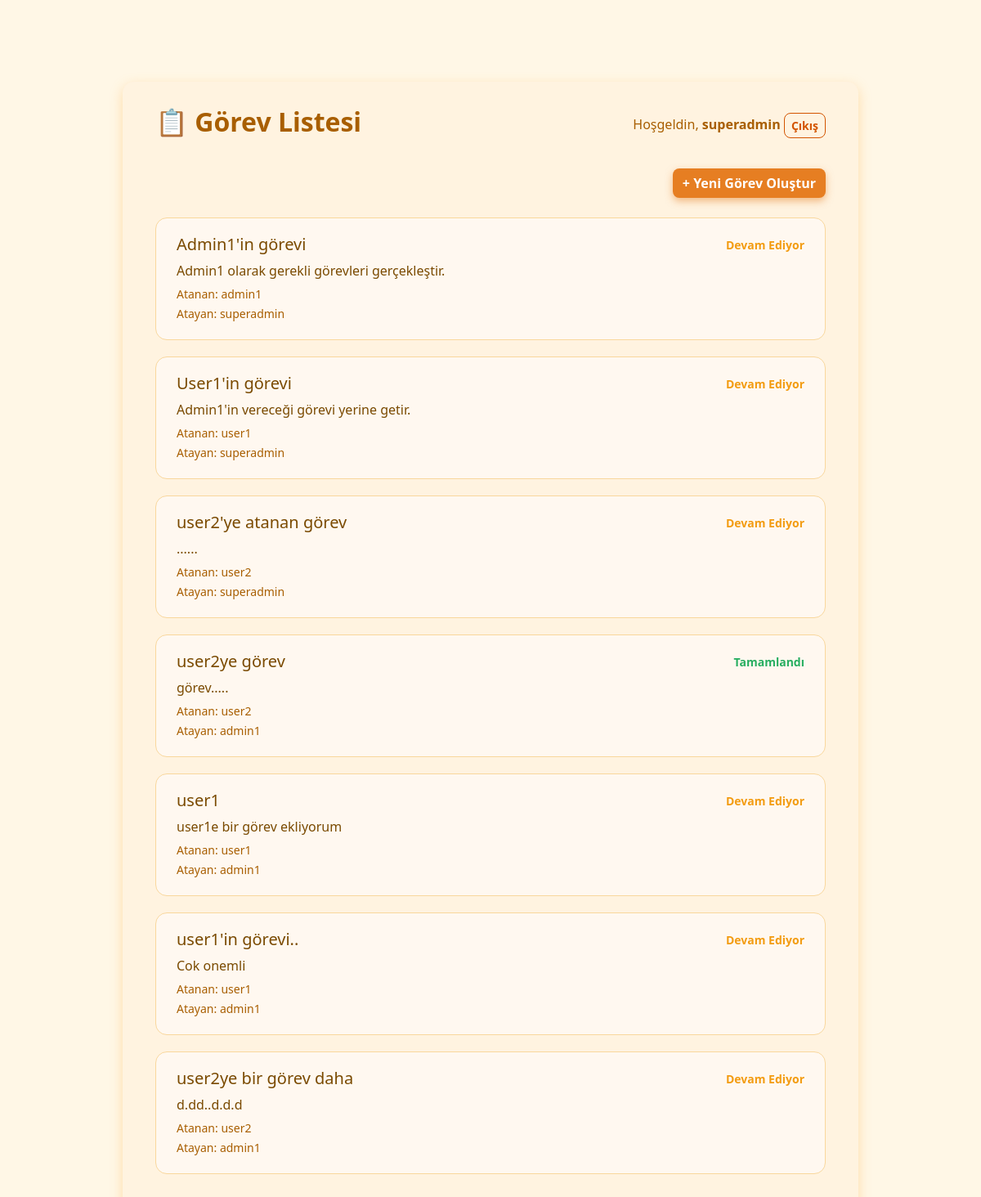
Page /tasks/ (signed in) on the earlier database version.
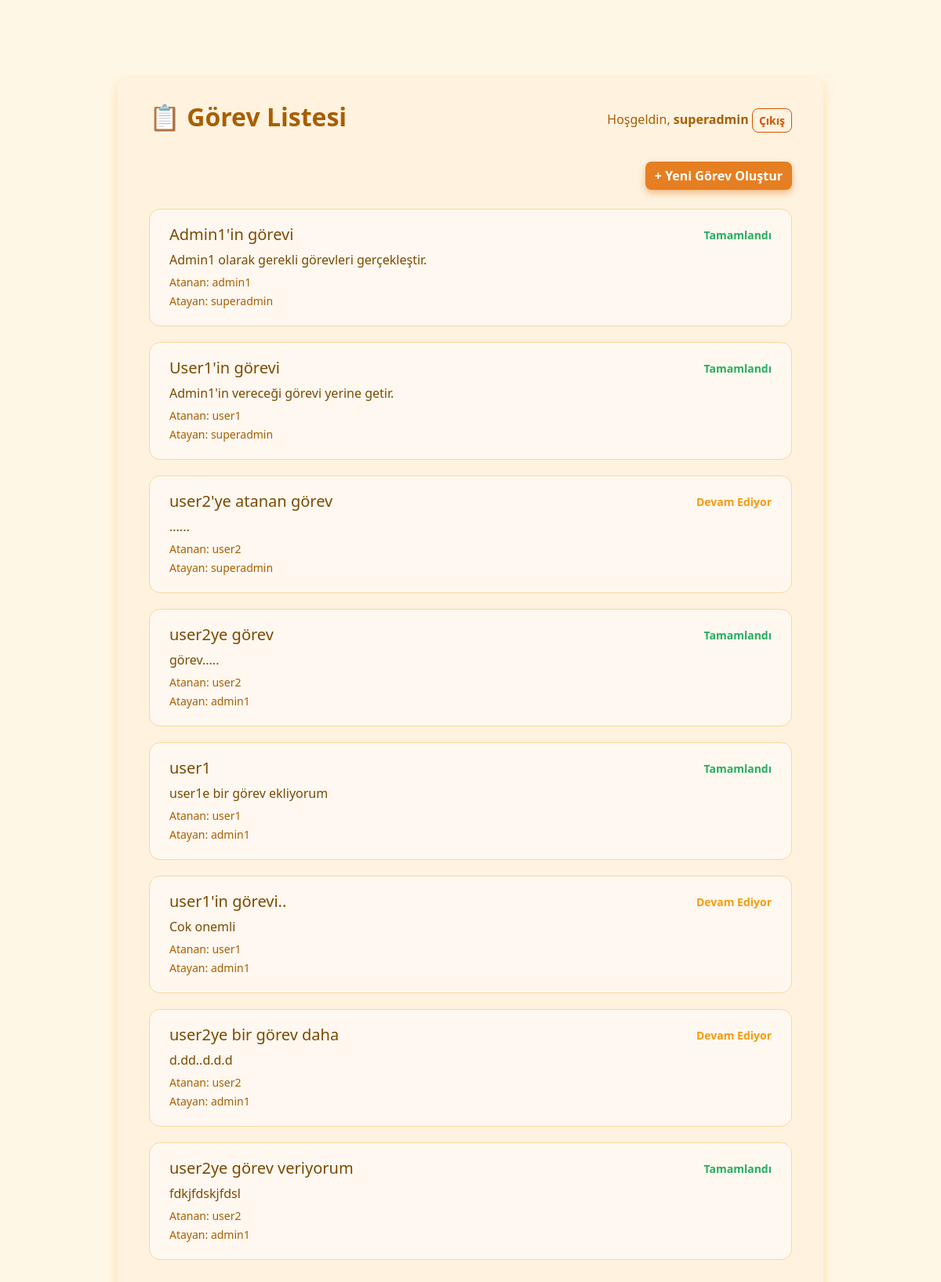
Same page on the later database version.
### core/models.py (models this page shows, shortened)
class Task(models.Model):
    title = models.CharField(max_length=200)
    description = models.TextField()
    completed = models.BooleanField(default=False)
    assigned_to = models.ForeignKey(User, related_name='assigned_tasks', on_delete=models.CASCADE)
    assigned_by = models.ForeignKey(User, related_name='created_tasks', on_delete=models.CASCADE)
    created_at = models.DateTimeField(auto_now_add=True)

### core/views.py (the view, shortened to what this page needs)
# urls.py: path('tasks/', views.task_list, name='task_list'),
@login_required
def task_list(request):
    profile = request.user.profile
    if profile.role == 'superadmin':
        tasks = Task.objects.all()
    else:
        tasks = Task.objects.filter(assigned_to=request.user)
    return render(request, 'core/task_list.html', {'tasks': tasks})

### core/templates/core/task_list.html (shortened to what this page needs)
<!DOCTYPE html>
<html lang="tr">
<head>
    <link href="https://cdn.jsdelivr.net/npm/bootstrap@5.3.0/dist/css/bootstrap.min.css" rel="stylesheet" />
</head>
<body>
<div class="container">
    <div class="header">
        <h2>📋 Görev Listesi</h2>
        <div>
            Hoşgeldin, <strong>{{ request.user.username }}</strong>
            <form method="post" action="{% url 'logout' %}" style="display: inline;">
                <button type="submit" class="btn btn-outline-danger btn-sm">Çıkış</button>
            </form>
        </div>
    </div>
    <div class="mb-4 text-end">
    {% if request.user.profile.role == 'admin' or request.user.profile.role == 'superadmin' %}
        <a href="{% url 'task_create' %}" class="btn btn-primary">+ Yeni Görev Oluştur</a>
    {% endif %}
    </div>
    {% if tasks %}
        {% for task in tasks %}
            <div class="task-card">
                <div class="d-flex justify-content-between align-items-center mb-2">
                    <h5 class="mb-0">
                        <a href="{% url 'task_detail' task.pk %}" class="text-decoration-none">
                            {{ task.title }}
                        </a>
                    </h5>
                    <small>
                        {% if task.completed %}
                            <span class="status-completed">Tamamlandı</span>
                        {% else %}
                            <span class="status-inprogress">Devam Ediyor</span>
                        {% endif %}
                    </small>
                </div>
                <p class="mb-1">{{ task.description }}</p>
                <small class="text-muted">Atanan: {{ task.assigned_to.username }}</small>
                <br>
                <small class="text-muted">Atayan: {{ task.assigned_by.username }}</small>
            </div>
        {% endfor %}
    {% else %}
        <div class="alert alert-info text-center" style="background-color:#fff3e0; color:#d35400; border:1.5px solid #f9d79c; border-radius:8px;">
            Şu anda görüntülenecek görev bulunmamaktadır.
        </div>
    {% endif %}
</div>
</body>
</html>

Differences in the rows shown:
changed Task "Admin1'in görevi": completed "Devam Ediyor" → "Tamamlandı"
changed Task "User1'in görevi": completed "Devam Ediyor" → "Tamamlandı"
changed Task "user1e bir görev ekliyorum": completed "Devam Ediyor" → "Tamamlandı"
added Task: title "user2ye görev veriyorum", completed "Tamamlandı", description "fdkjfdskjfdsl", assigned_to.username "user2", assigned_by.username "admin1"
